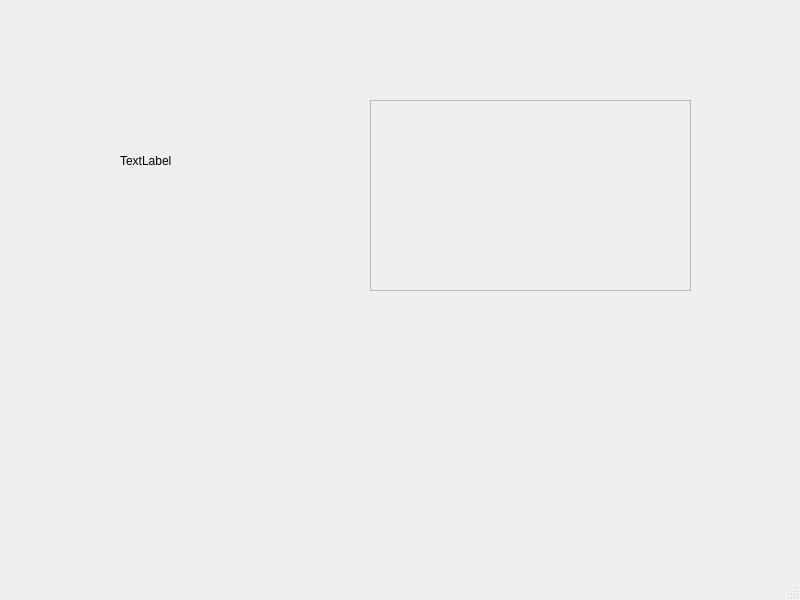
<?xml version="1.0" encoding="UTF-8"?>
<ui version="4.0">
 <class>MainWindow</class>
 <widget class="QMainWindow" name="MainWindow">
  <property name="geometry">
   <rect>
    <x>0</x>
    <y>0</y>
    <width>800</width>
    <height>600</height>
   </rect>
  </property>
  <property name="windowTitle">
   <string>MainWindow</string>
  </property>
  <widget class="QWidget" name="centralwidget">
   <widget class="QLabel" name="label">
    <property name="geometry">
     <rect>
      <x>120</x>
      <y>120</y>
      <width>141</width>
      <height>81</height>
     </rect>
    </property>
    <property name="text">
     <string>TextLabel</string>
    </property>
   </widget>
   <widget class="QFrame" name="frame">
    <property name="geometry">
     <rect>
      <x>370</x>
      <y>100</y>
      <width>321</width>
      <height>191</height>
     </rect>
    </property>
    <property name="frameShape">
     <enum>QFrame::StyledPanel</enum>
    </property>
    <property name="frameShadow">
     <enum>QFrame::Raised</enum>
    </property>
   </widget>
  </widget>
  <widget class="QMenuBar" name="menubar">
   <property name="geometry">
    <rect>
     <x>0</x>
     <y>0</y>
     <width>800</width>
     <height>23</height>
    </rect>
   </property>
  </widget>
  <widget class="QStatusBar" name="statusbar"/>
 </widget>
 <resources/>
 <connections/>
</ui>
